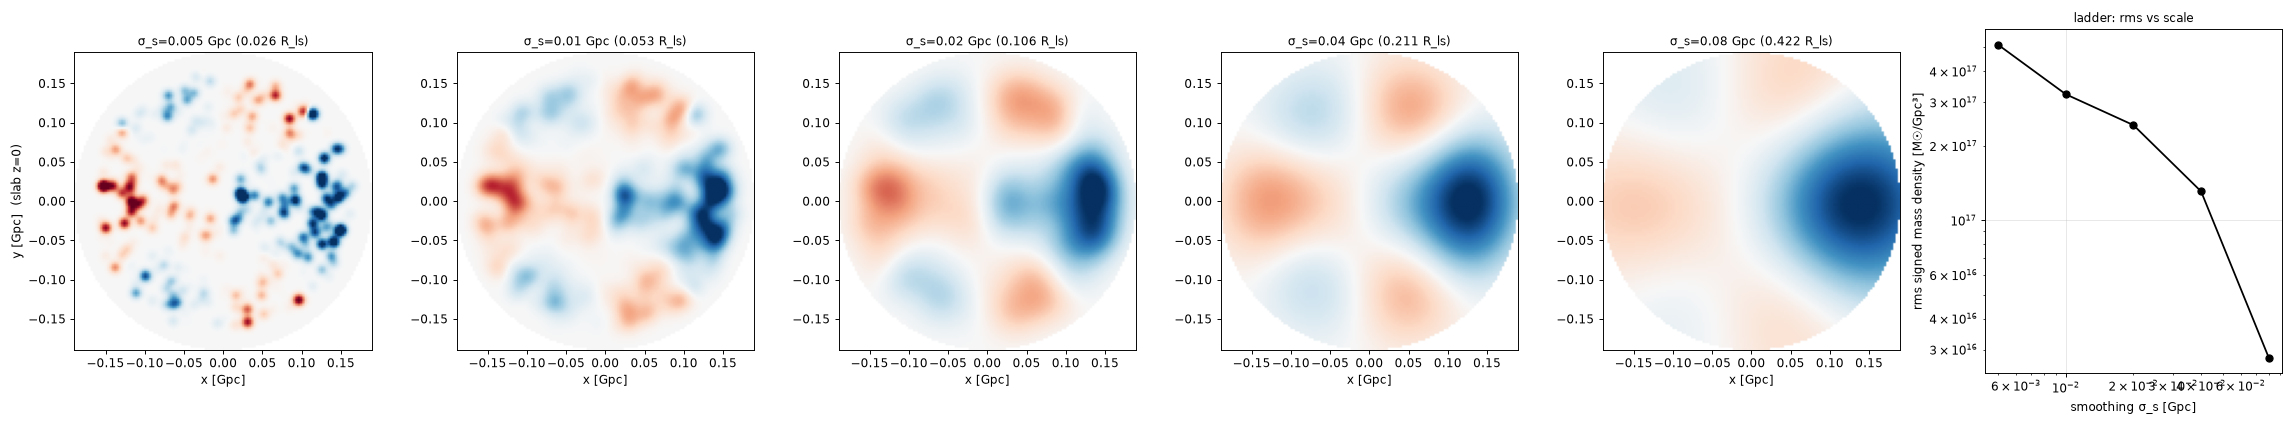

Write Python code to recreate this figure.
# rev7 regeneration of rev6 Fig 12 (smoothing ladder of the web density). rev6 smoothed a D=42-era vmn_gen field on Gpc kernels; rev7
# deposits the solved bodies (p5_c_p8.npz) on a 128^3 grid over the R_ls sphere and Gaussian-smooths with kernels scaled to R_ls.
import numpy as np,json,matplotlib;matplotlib.use('Agg');import matplotlib.pyplot as plt
from scipy.ndimage import gaussian_filter
z=np.load('/workspace/coepdf/joint_solve/phase2/p5_c_p8.npz');y,M=z['y'],z['M'];R=0.18957;N=128;L=2*R;dx=L/N
H=np.histogramdd(y,bins=[np.linspace(-R,R,N+1)]*3,weights=M)[0]/dx**3;c=(np.arange(N)+.5)*dx-R;X,Y,Z=np.meshgrid(c,c,c,indexing='ij');ins=X**2+Y**2+Z**2<=R**2
ks=[0.005,0.01,0.02,0.04,0.08];fig,ax=plt.subplots(1,len(ks)+1,figsize=(27,5));out={}
for a,k in zip(ax,ks):
    F=gaussian_filter(H,k/dx,mode='constant');Fs=F[:,:,N//2].copy();Fs[~ins[:,:,N//2]]=np.nan;v=np.nanpercentile(np.abs(Fs),99)
    a.imshow(Fs.T,origin='lower',extent=[-R,R,-R,R],cmap='RdBu_r',vmin=-v,vmax=v);a.set_title(f'σ_s={k} Gpc ({k/R:.3f} R_ls)',fontsize=10);a.set_xlabel('x [Gpc]')
    out[k]=dict(rms=float(F[ins].std()),pos_frac=float((F[ins]>0).mean()))
ax[0].set_ylabel('y [Gpc]  (slab z=0)')
ax[-1].loglog(ks,[out[k]['rms'] for k in ks],'ko-');ax[-1].set_xlabel('smoothing σ_s [Gpc]');ax[-1].set_ylabel('rms signed mass density [M☉/Gpc³]');ax[-1].set_title('ladder: rms vs scale',fontsize=10);ax[-1].grid(alpha=.3)
fig.tight_layout();fig.savefig(__file__.replace('.py','.png'),dpi=85);json.dump(out,open(__file__.replace('.py','.json'),'w'),indent=1);print(out)
